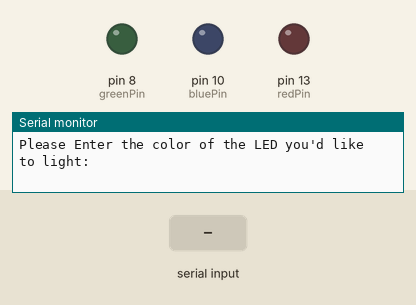
The sketch below on a simulated Arduino Uno, built with avr-gcc and run on an emulated ATmega328P. Parts: output pins drawn as LEDs (lit = HIGH), the last lines printed to the serial monitor. Inputs (shaded band) come from the test bench.

Above: at 1.2 s.
1.3 s: "Red" received over Serial
At 3.3 s:
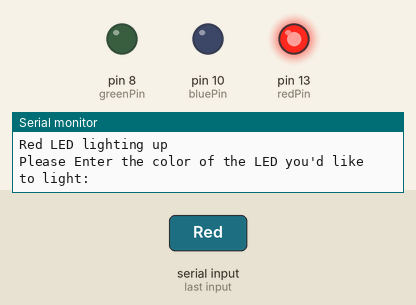
3.8 s: "Blue" received over Serial
At 5.3 s:
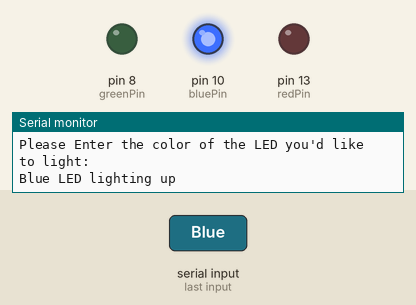
6.3 s: "Green" received over Serial
At 8.4 s:
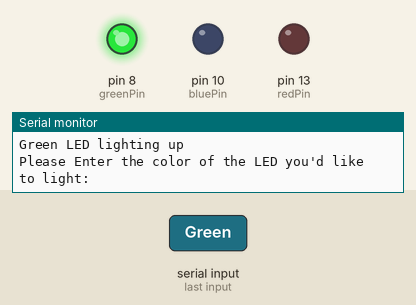
Timing chart, 0 to 9.9 s (numbered marks = the images above; inputs shaded):
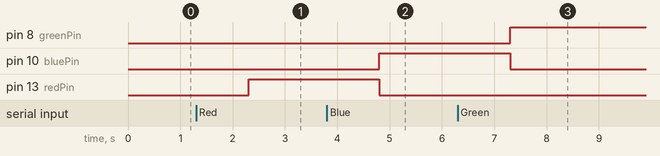

The sketch:

led_picker.ino
```cpp
String question = "Please Enter the color of the LED you'd like to light: ";
int redPin = 13;
int bluePin = 10;
int greenPin = 8;
String color;
int delayTime = 500;
String confirm = " LED lighting up";

void setup() {
  // put your setup code here, to run once:
  pinMode(redPin, OUTPUT);
  pinMode(bluePin, OUTPUT);
  pinMode(greenPin, OUTPUT);
  Serial.begin(9600);

}

void loop() {
  // put your main code here, to run repeatedly:
  Serial.println(question);
  while(Serial.available()==0){

  }
  color = Serial.readString();
  Serial.print(color);
  Serial.println(confirm);
  if (color == "Red" || color == "red" || color == "RED"){
    digitalWrite(redPin, HIGH);
    digitalWrite(bluePin, LOW);
    digitalWrite(greenPin, LOW);
    delay(delayTime);
  }
  else if (color == "Blue" || color == "blue" || color == "BLUE"){
    digitalWrite(redPin, LOW);
    digitalWrite(bluePin, HIGH);
    digitalWrite(greenPin, LOW);
    delay(delayTime);
  }
  else if (color == "Green" || color == "green" || color == "GREEN"){
    digitalWrite(redPin, LOW);
    digitalWrite(bluePin, LOW);
    digitalWrite(greenPin, HIGH);
    delay(delayTime);
  }
}
```

Measured:
- after the input at 1.3 s, pin 13 (redPin): LOW → HIGH after 1.0 s
- after the input at 3.8 s, pin 10 (bluePin): LOW → HIGH after 1.0 s; pin 13 (redPin): HIGH → LOW after 1.0 s
- after the input at 6.3 s, pin 8 (greenPin): LOW → HIGH after 1.0 s; pin 10 (bluePin): HIGH → LOW after 1.0 s
